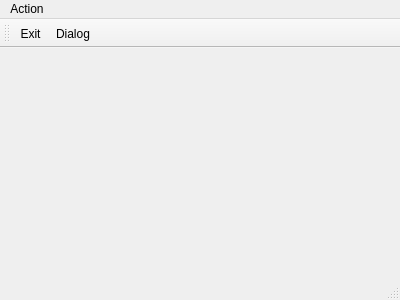
<?xml version="1.0" encoding="UTF-8"?>
<ui version="4.0">
 <class>MainWindow</class>
 <widget class="QMainWindow" name="MainWindow">
  <property name="geometry">
   <rect>
    <x>0</x>
    <y>0</y>
    <width>400</width>
    <height>300</height>
   </rect>
  </property>
  <property name="windowTitle">
   <string>MainWindow</string>
  </property>
  <widget class="QWidget" name="centralWidget"/>
  <widget class="QMenuBar" name="menuBar">
   <property name="geometry">
    <rect>
     <x>0</x>
     <y>0</y>
     <width>400</width>
     <height>21</height>
    </rect>
   </property>
   <widget class="QMenu" name="menuAction">
    <property name="title">
     <string>Action</string>
    </property>
    <addaction name="actionDialog"/>
    <addaction name="actionExit"/>
   </widget>
   <addaction name="menuAction"/>
  </widget>
  <widget class="QToolBar" name="mainToolBar">
   <attribute name="toolBarArea">
    <enum>TopToolBarArea</enum>
   </attribute>
   <attribute name="toolBarBreak">
    <bool>false</bool>
   </attribute>
   <addaction name="actionExit"/>
   <addaction name="actionDialog"/>
  </widget>
  <widget class="QStatusBar" name="statusBar"/>
  <action name="actionDialog">
   <property name="text">
    <string>Dialog</string>
   </property>
  </action>
  <action name="actionExit">
   <property name="text">
    <string>Exit</string>
   </property>
  </action>
 </widget>
 <layoutdefault spacing="6" margin="11"/>
 <resources/>
 <connections/>
</ui>
